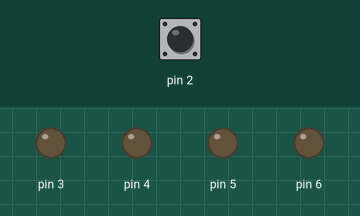
The sketch below on a simulated Arduino Uno, built with avr-gcc and run on an emulated ATmega328P. On the bench: output pins drawn as LEDs (lit = HIGH). Dashed ring = blinking. The inputs (shaded band) are chosen by the test bench; at power-on: pin 2 LOW.

Above: at 1.2 s.
1.3 s: pin 2 pulled LOW for 1 s
At 3.4 s:
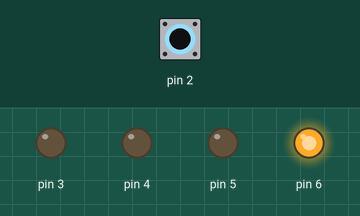
3.8 s: pin 2 pulsed HIGH 2 times (0.12 s each, 0.3 s apart)
At 5.0 s:
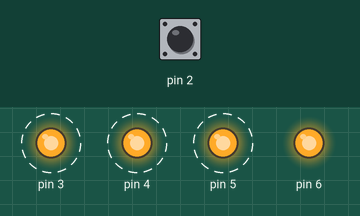
7.3 s: pin 2 driven HIGH
At 7.3 s:
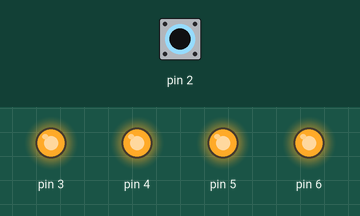
8.8 s: pin 2 driven LOW
At 9.7 s:
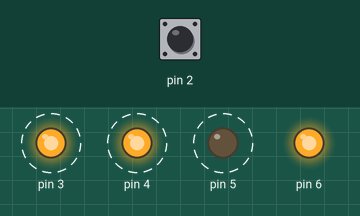
Timing chart, 0 to 12.8 s (numbered marks = the images above; inputs shaded):
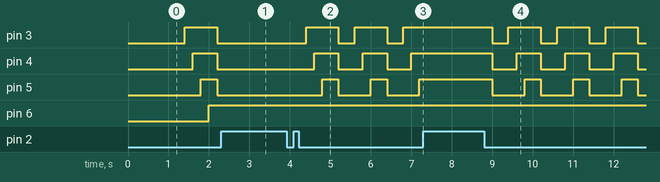

The sketch:

_Switch..._case_Statement.ino
```cpp
int count=0;
void setup()
{
  // put your setup code here, to run once:
 pinMode(2,INPUT_PULLUP);
 pinMode(3,OUTPUT);
 pinMode(4,OUTPUT);
 pinMode(5,OUTPUT);
 pinMode(6,OUTPUT);

}

void loop() {
  // put your main code here, to run repeatedly:
  int val =digitalRead(2);
  if(val==0)
  {
    count=count+1;
  }
  switch(count){
    case 1 :
      digitalWrite(2,HIGH);
      break;

    case 2:
       digitalWrite(3,HIGH);
       break;

    case 3:
       digitalWrite(4,HIGH);
       break;

    case 4:
      digitalWrite(5,HIGH);
       break;

    case 5:
      digitalWrite(6,HIGH);
       break;

    default:
     digitalWrite(2,LOW);
     digitalWrite(3,LOW);
     digitalWrite(4,LOW);
     digitalWrite(5,LOW);
     count=0;
     break;

  }
  delay(200);


}
```

Measured:
- after the input at 1.3 s, pin 3: LOW → HIGH after 0.10 s, → LOW 0.80 s later; pin 4: LOW → HIGH after 0.30 s, → LOW 0.60 s later; pin 5: LOW → HIGH after 0.50 s, → LOW 0.40 s later; pin 6: LOW → HIGH after 0.70 s
- after the input at 3.8 s, pin 3: alternates HIGH for 0.80 s and LOW for 0.40 s, starting after 0.60 s; pin 4: alternates HIGH for 0.60 s and LOW for 0.60 s, starting after 0.80 s; pin 5: alternates HIGH for 0.40 s and LOW for 0.80 s, starting after 1.0 s
- after the input at 7.3 s, pin 3–5: stays HIGH (without the input it goes to LOW after 0.30 s)
- after the input at 8.8 s, pin 3: alternates HIGH for 0.80 s and LOW for 0.40 s, starting after 0.20 s; pin 4: alternates HIGH for 0.60 s and LOW for 0.60 s, starting after 0.20 s; pin 5: alternates HIGH for 0.40 s and LOW for 0.80 s, starting after 0.20 s
